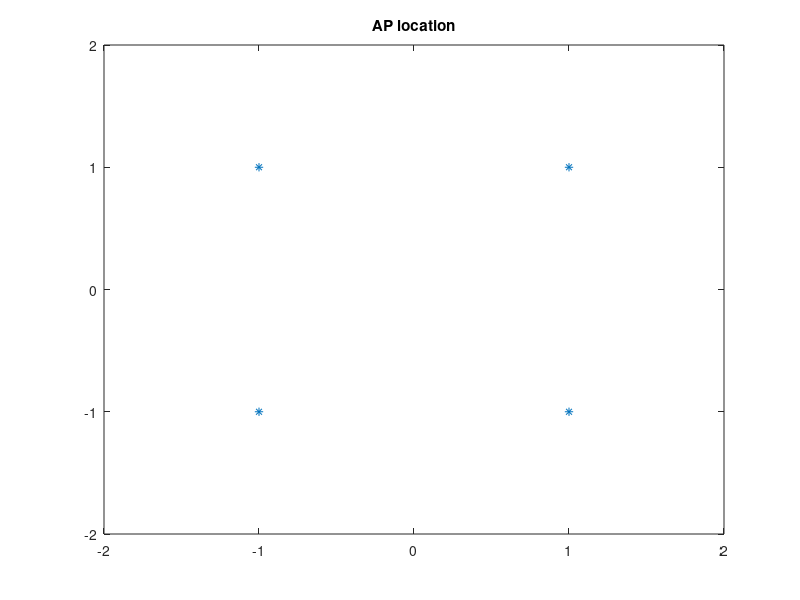
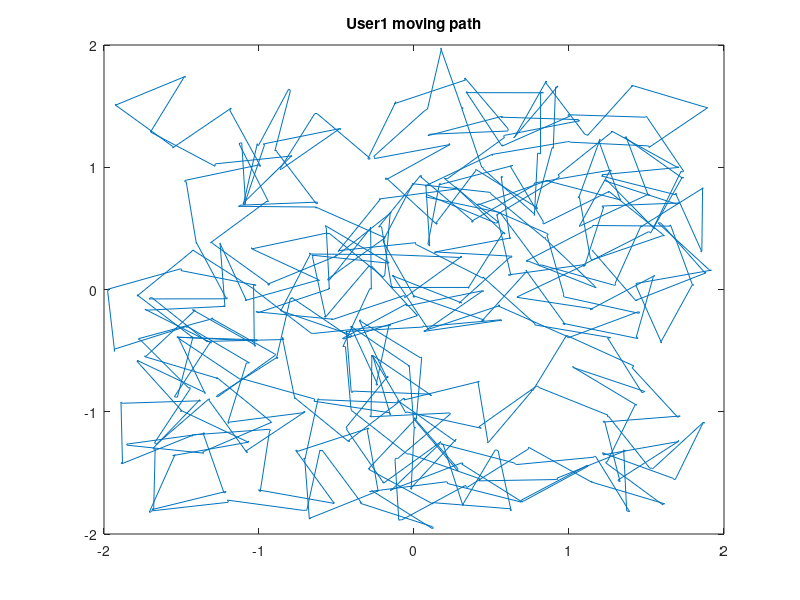

MATLAB code for these plots, in order: (Note: this script raises an error after producing the figures.)
clc;  clear all;close all;

%parameters setting

N = 4;  % number of ap
K = 5; % number of user
tou_interval = 1;  % (s) 每更新一次座標的時間 0.01
T_MAX  = 1000;
direction = 0;  %移動方向
radius = 0.1;     %每次移動的距離
P = 1;          %transmit power
h =1;           %small-scale channel fading
alpha = 2;      %d^alpha: distance-based large-scale channel fading
sigma = 1 ;     %noise power
UU = 5;          %over past U time slots 
%T = [2,3,4,5];  % beacon interval (how long to adjust nearest-association policy)




%---------setting----------


% set  ap  coordinate  in  center of space
ap(1).x = 1; ap(1).y = 1;
ap(2).x = 1; ap(2).y = -1;    
ap(3).x = -1;ap(3).y = -1;    
ap(4).x = -1;ap(4).y = 1;


% set  ap  coordinate  random in [-2 2]
% for i=1:N
%     ap(i).x = (rand()*2-1) * 2;
%     ap(i).y = (rand()*2-1) * 2;
% end;
% 


%ap 位置
figure(1);
for ap_i = 1:N  
    ap_x(ap_i) = ap(ap_i).x; 
    ap_y(ap_i) = ap(ap_i).y;
end;
plot(ap_x,ap_y,'*','LineStyle','none');
axis([-2  2 -2  2 ]);
title('AP location');


% set  sta coordinate  移動地方還要做調整 
for i=1:K
    sta(i,1).x = (rand()*2-1) * 2;
    sta(i,1).y = (rand()*2-1) * 2;
    
    %time interval tou (need to be 0.01)
    for tou = 1:tou_interval:T_MAX
        
        if mod(tou, 3)==0
            radius = 0.5;
        else
            radius = 0.01;
        end;
        vec = [radius , 0 ];
        angle = randi([-314,314],1,1);
        angle = angle/100;
        transitionMaxis = [cos(angle) sin(angle);-sin(angle) cos(angle)]; %坐标转换矩阵
        vec_t  = vec * transitionMaxis; %向量旋转angle角度
        sta(i,tou+1).x = vec_t(1)+sta(i,tou).x; 
        sta(i,tou+1).y = vec_t(2)+sta(i,tou).y;
        if abs(sta(i,tou+1).x) > 2
            sta(i,tou+1).x = sta(i,tou+1).x - 2 * vec_t(1);
        end;
        
        if abs(sta(i,tou+1).y) > 2
            sta(i,tou+1).y = sta(i,tou+1).y - 2 * vec_t(2);
        end;
        
    end;
end;





% user移動軌跡
figure(2);
for tou = 1:T_MAX  
    x(tou) = sta(1,tou).x; 
    y(tou) = sta(1,tou).y;
end;
plot(x,y);
axis([-2  2 -2 2 ]);
title('User1 moving path');
%---------test----------
% ans0 sta-ap連接狀況
% ans1 sta-ap 距離
% ans2 sta-ap SINR
% ans3 每個tou 的throughput

% for tou = 1:tou_interval:T_MAX
%     for n = 1:N
%         for k = 1:K
%             %ans0(n,k,tou) = phi(N , n,k,tou,ap,sta);
%             %ans(n,k,tou) = d(n,k,tou,ap,sta);
%             %ans2(n,k,tou) = SINR( N  , n ,k, tou ,ap, sta, P , h , alpha, sigma  ) ;
%             
%         end;
%     end;
%     ans3(tou) = R( N ,K , tou ,ap, sta, P , h , alpha, sigma ,a) ;
% end;


% ---------------q-learning-------------------
%(epsilon, alpha , gamma ) = (0.8 , 0.5 , 0.9);
%initial  
% close all;

for learn_rat = 0.6:0.05:0.7
    
    %action = [1,2,3,4,5];
    %action = [2,3,4,5,6];  
    action = [3,4,5,6,7];

    epsilon0 = 0.1 ;   %prob of chose beacon interval T= [2,3,4,5]
    %learn_rat = 0.5;   % alpha
    gamma = 0.8;      
    t= 1;
    for i=1:max(action)
        Q(i) = 0;
    end;
    epsilon = epsilon0;
    u = action(1);
    a = action(1);
    % u 每次learn 內的時間 會從1開始 和 T 相關
    % t 實際跑的時間 一直數下去 time slot 記數 U(t) 相關
    % a 這次learn 要執行的action 可能是2,3,4,5
    iteration = 1;
    count_a = 0;
    count_q = 0;
    while t < T_MAX+1   %實際跑的時間

        if  u == a 
            %執行qlearn 找新的action
            t_start = t;
            throughput(t) = R( N ,K , t_start, t ,ap, sta, P , h , alpha, sigma ,a) ;
            if (rand() < epsilon) | (t == 1)
                a = action(randperm(numel(action),1));       %隨機選interval
                count_a = count_a + 1;
            else
                [argvalue, a] = max( Q );                  % a = argmax O(a_k)
            end;
            U(iteration) = a;
            if t ==  1 % 只會跑進來一次interval (最一開始) 
                reward(iteration)  =  throughput(t) ;
            else    
                reward(iteration)  =  sum( throughput( t-U(iteration-1) + 1 : t ) ) / U(iteration-1);
            end;

            Q(a) = Q(a) + learn_rat * ( reward(iteration) + gamma * max(Q) - Q(a)  );

            
            
            
            total_SINR(iteration) = 0;
            for n_sinr = 1:N
                for k_sinr = 1:K
                    total_SINR(iteration) = total_SINR(iteration) + SINR( N  , n_sinr ,k_sinr, t_start, t ,ap, sta, P , h , alpha, sigma ,a ) ;      
                end;
            end;

            epsilon = epsilon0 / sqrt(iteration);
            iteration = iteration + 1;
            u = 1;
            count_q = count_q + 1;
        else
            % 算 throughput
            throughput(t) = R( N ,K , t_start, t ,ap, sta, P , h , alpha, sigma ,a) ;
            u = u+1;

        end;


        %紀錄位置
        for n_phi = 1:N
            for k_phi = 1:K
                ans0(n_phi,k_phi,t) = phi(N , n_phi,k_phi,t_start, t,ap,sta, a );    
            end;
        end;



        t = t + 1;
    end


    for i = 1:max(action)    
        total(i) = length(find(U == i));   
    end;


    %[M,record(r)] = max(total);
    figure; 
    titleStr=sprintf('esp = %f alpha = %f gamma = %f',epsilon0,learn_rat,gamma); 
    %axis([1  length(U)  ]);
    plot(U,'*','LineStyle','none');
    hold on
    plot(reward);
    legend('action','reward');title(titleStr);
    hold off


end;
% 
%figure(3);
%plot(record);

%---------draw-----------

% figure(1);
% % subplot(2,1,1);
% bar(action(:),total(action(:)));
% xlabel('a_k'), ylabel('times'),title("number of use a_k ");
% 
% 
% % x-axis會是iteration(n-th beacon)，y-axis會是 1. action 2. total SINR 3. Throughput (i.e., reward)
% figure(2); 
% %axis([1  length(U)  ]);
% %subplot(2,1,1);
% plot(U);
% hold on
% % plot(reward);
% plot(total_SINR);
% legend('action','total-SINR');
% hold off
% % subplot(2,1,2);
% 
% % %title('total-SINR');
% % 
% figure(3); 
% %axis([1  length(U)  ]);
% plot(U);
% hold on
% plot(reward);
% legend('action','reward');
% hold off

